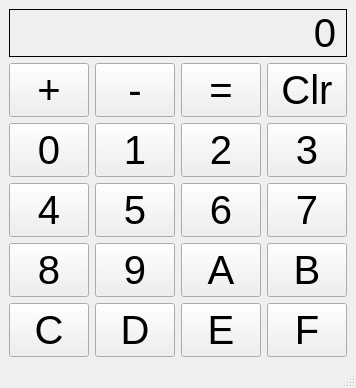
<?xml version="1.0" encoding="UTF-8"?>
<ui version="4.0">
 <class>CalcWindow</class>
 <widget class="QMainWindow" name="CalcWindow">
  <property name="geometry">
   <rect>
    <x>0</x>
    <y>0</y>
    <width>200</width>
    <height>300</height>
   </rect>
  </property>
  <property name="windowTitle">
   <string>Hexadecimal Calculator</string>
  </property>
  <widget class="QWidget" name="centralwidget">
   <layout class="QGridLayout" name="gridLayout">
    <item row="1" column="0">
     <layout class="QGridLayout" name="buttonlayout">
      <item row="0" column="2">
       <widget class="QPushButton" name="equalButton">
        <property name="sizePolicy">
         <sizepolicy hsizetype="Preferred" vsizetype="Preferred">
          <horstretch>0</horstretch>
          <verstretch>0</verstretch>
         </sizepolicy>
        </property>
        <property name="font">
         <font>
          <pointsize>30</pointsize>
         </font>
        </property>
        <property name="text">
         <string>=</string>
        </property>
       </widget>
      </item>
      <item row="2" column="2">
       <widget class="QPushButton" name="button_6">
        <property name="sizePolicy">
         <sizepolicy hsizetype="Preferred" vsizetype="Preferred">
          <horstretch>0</horstretch>
          <verstretch>0</verstretch>
         </sizepolicy>
        </property>
        <property name="font">
         <font>
          <pointsize>30</pointsize>
         </font>
        </property>
        <property name="text">
         <string>6</string>
        </property>
       </widget>
      </item>
      <item row="3" column="2">
       <widget class="QPushButton" name="button_A">
        <property name="sizePolicy">
         <sizepolicy hsizetype="Preferred" vsizetype="Preferred">
          <horstretch>0</horstretch>
          <verstretch>0</verstretch>
         </sizepolicy>
        </property>
        <property name="font">
         <font>
          <pointsize>30</pointsize>
         </font>
        </property>
        <property name="text">
         <string>A</string>
        </property>
       </widget>
      </item>
      <item row="2" column="0">
       <widget class="QPushButton" name="button_4">
        <property name="sizePolicy">
         <sizepolicy hsizetype="Preferred" vsizetype="Preferred">
          <horstretch>0</horstretch>
          <verstretch>0</verstretch>
         </sizepolicy>
        </property>
        <property name="font">
         <font>
          <pointsize>30</pointsize>
         </font>
        </property>
        <property name="text">
         <string>4</string>
        </property>
       </widget>
      </item>
      <item row="0" column="3">
       <widget class="QPushButton" name="clearButton">
        <property name="sizePolicy">
         <sizepolicy hsizetype="Preferred" vsizetype="Preferred">
          <horstretch>0</horstretch>
          <verstretch>0</verstretch>
         </sizepolicy>
        </property>
        <property name="font">
         <font>
          <pointsize>30</pointsize>
         </font>
        </property>
        <property name="text">
         <string>Clr</string>
        </property>
       </widget>
      </item>
      <item row="3" column="1">
       <widget class="QPushButton" name="button_9">
        <property name="sizePolicy">
         <sizepolicy hsizetype="Preferred" vsizetype="Preferred">
          <horstretch>0</horstretch>
          <verstretch>0</verstretch>
         </sizepolicy>
        </property>
        <property name="font">
         <font>
          <pointsize>30</pointsize>
         </font>
        </property>
        <property name="text">
         <string>9</string>
        </property>
       </widget>
      </item>
      <item row="1" column="3">
       <widget class="QPushButton" name="button_3">
        <property name="sizePolicy">
         <sizepolicy hsizetype="Preferred" vsizetype="Preferred">
          <horstretch>0</horstretch>
          <verstretch>0</verstretch>
         </sizepolicy>
        </property>
        <property name="font">
         <font>
          <pointsize>30</pointsize>
         </font>
        </property>
        <property name="text">
         <string>3</string>
        </property>
       </widget>
      </item>
      <item row="3" column="0">
       <widget class="QPushButton" name="button_8">
        <property name="sizePolicy">
         <sizepolicy hsizetype="Preferred" vsizetype="Preferred">
          <horstretch>0</horstretch>
          <verstretch>0</verstretch>
         </sizepolicy>
        </property>
        <property name="font">
         <font>
          <pointsize>30</pointsize>
         </font>
        </property>
        <property name="text">
         <string>8</string>
        </property>
       </widget>
      </item>
      <item row="1" column="1">
       <widget class="QPushButton" name="button_1">
        <property name="sizePolicy">
         <sizepolicy hsizetype="Preferred" vsizetype="Preferred">
          <horstretch>0</horstretch>
          <verstretch>0</verstretch>
         </sizepolicy>
        </property>
        <property name="font">
         <font>
          <pointsize>30</pointsize>
         </font>
        </property>
        <property name="text">
         <string>1</string>
        </property>
       </widget>
      </item>
      <item row="2" column="1">
       <widget class="QPushButton" name="button_5">
        <property name="sizePolicy">
         <sizepolicy hsizetype="Preferred" vsizetype="Preferred">
          <horstretch>0</horstretch>
          <verstretch>0</verstretch>
         </sizepolicy>
        </property>
        <property name="font">
         <font>
          <pointsize>30</pointsize>
         </font>
        </property>
        <property name="text">
         <string>5</string>
        </property>
       </widget>
      </item>
      <item row="0" column="0">
       <widget class="QPushButton" name="sumButton">
        <property name="sizePolicy">
         <sizepolicy hsizetype="Preferred" vsizetype="Preferred">
          <horstretch>0</horstretch>
          <verstretch>0</verstretch>
         </sizepolicy>
        </property>
        <property name="font">
         <font>
          <pointsize>30</pointsize>
         </font>
        </property>
        <property name="text">
         <string>+</string>
        </property>
       </widget>
      </item>
      <item row="0" column="1">
       <widget class="QPushButton" name="subtractionButton">
        <property name="sizePolicy">
         <sizepolicy hsizetype="Preferred" vsizetype="Preferred">
          <horstretch>0</horstretch>
          <verstretch>0</verstretch>
         </sizepolicy>
        </property>
        <property name="font">
         <font>
          <pointsize>30</pointsize>
         </font>
        </property>
        <property name="text">
         <string>-</string>
        </property>
       </widget>
      </item>
      <item row="3" column="3">
       <widget class="QPushButton" name="button_B">
        <property name="sizePolicy">
         <sizepolicy hsizetype="Preferred" vsizetype="Preferred">
          <horstretch>0</horstretch>
          <verstretch>0</verstretch>
         </sizepolicy>
        </property>
        <property name="font">
         <font>
          <pointsize>30</pointsize>
         </font>
        </property>
        <property name="text">
         <string>B</string>
        </property>
       </widget>
      </item>
      <item row="1" column="0">
       <widget class="QPushButton" name="button_0">
        <property name="sizePolicy">
         <sizepolicy hsizetype="Preferred" vsizetype="Preferred">
          <horstretch>0</horstretch>
          <verstretch>0</verstretch>
         </sizepolicy>
        </property>
        <property name="font">
         <font>
          <pointsize>30</pointsize>
         </font>
        </property>
        <property name="text">
         <string>0</string>
        </property>
       </widget>
      </item>
      <item row="2" column="3">
       <widget class="QPushButton" name="button_7">
        <property name="sizePolicy">
         <sizepolicy hsizetype="Preferred" vsizetype="Preferred">
          <horstretch>0</horstretch>
          <verstretch>0</verstretch>
         </sizepolicy>
        </property>
        <property name="font">
         <font>
          <pointsize>30</pointsize>
         </font>
        </property>
        <property name="text">
         <string>7</string>
        </property>
       </widget>
      </item>
      <item row="1" column="2">
       <widget class="QPushButton" name="button_2">
        <property name="sizePolicy">
         <sizepolicy hsizetype="Preferred" vsizetype="Preferred">
          <horstretch>0</horstretch>
          <verstretch>0</verstretch>
         </sizepolicy>
        </property>
        <property name="font">
         <font>
          <pointsize>30</pointsize>
         </font>
        </property>
        <property name="text">
         <string>2</string>
        </property>
       </widget>
      </item>
      <item row="4" column="0">
       <widget class="QPushButton" name="button_C">
        <property name="sizePolicy">
         <sizepolicy hsizetype="Preferred" vsizetype="Preferred">
          <horstretch>0</horstretch>
          <verstretch>0</verstretch>
         </sizepolicy>
        </property>
        <property name="font">
         <font>
          <pointsize>30</pointsize>
         </font>
        </property>
        <property name="text">
         <string>C</string>
        </property>
       </widget>
      </item>
      <item row="4" column="1">
       <widget class="QPushButton" name="button_D">
        <property name="sizePolicy">
         <sizepolicy hsizetype="Preferred" vsizetype="Preferred">
          <horstretch>0</horstretch>
          <verstretch>0</verstretch>
         </sizepolicy>
        </property>
        <property name="font">
         <font>
          <pointsize>30</pointsize>
         </font>
        </property>
        <property name="text">
         <string>D</string>
        </property>
       </widget>
      </item>
      <item row="4" column="2">
       <widget class="QPushButton" name="button_E">
        <property name="sizePolicy">
         <sizepolicy hsizetype="Preferred" vsizetype="Preferred">
          <horstretch>0</horstretch>
          <verstretch>0</verstretch>
         </sizepolicy>
        </property>
        <property name="font">
         <font>
          <pointsize>30</pointsize>
         </font>
        </property>
        <property name="text">
         <string>E</string>
        </property>
       </widget>
      </item>
      <item row="4" column="3">
       <widget class="QPushButton" name="button_F">
        <property name="sizePolicy">
         <sizepolicy hsizetype="Preferred" vsizetype="Preferred">
          <horstretch>0</horstretch>
          <verstretch>0</verstretch>
         </sizepolicy>
        </property>
        <property name="font">
         <font>
          <pointsize>30</pointsize>
         </font>
        </property>
        <property name="text">
         <string>F</string>
        </property>
       </widget>
      </item>
     </layout>
    </item>
    <item row="0" column="0">
     <widget class="QLabel" name="Display">
      <property name="font">
       <font>
        <pointsize>30</pointsize>
       </font>
      </property>
      <property name="frameShape">
       <enum>QFrame::Box</enum>
      </property>
      <property name="text">
       <string>0</string>
      </property>
      <property name="alignment">
       <set>Qt::AlignRight|Qt::AlignTrailing|Qt::AlignVCenter</set>
      </property>
     </widget>
    </item>
   </layout>
  </widget>
  <widget class="QMenuBar" name="menubar">
   <property name="geometry">
    <rect>
     <x>0</x>
     <y>0</y>
     <width>800</width>
     <height>22</height>
    </rect>
   </property>
   <property name="sizePolicy">
    <sizepolicy hsizetype="Preferred" vsizetype="Preferred">
     <horstretch>0</horstretch>
     <verstretch>0</verstretch>
    </sizepolicy>
   </property>
  </widget>
  <widget class="QStatusBar" name="statusbar"/>
 </widget>
 <resources/>
 <connections/>
</ui>
